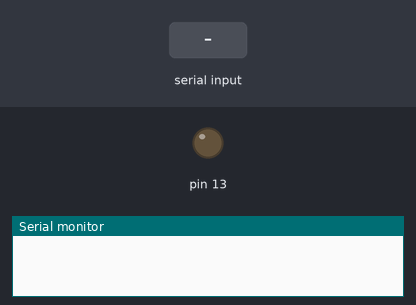
Recording of a sketch running on a simulated Arduino Uno, built with avr-gcc and run on an emulated ATmega328P. Shown: output pins drawn as LEDs (lit = HIGH), the last lines printed to the serial monitor. Inputs (shaded band) come from the test bench.

Above: at 1.2 s.
1.3 s: "a" received over Serial
At 2.5 s:
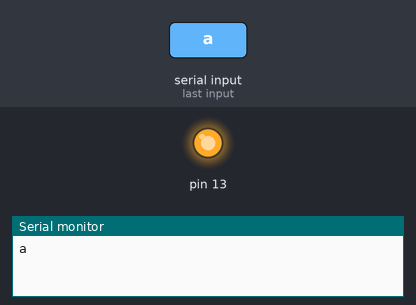
2.8 s: "b" received over Serial
4.3 s: "c" received over Serial
Timing chart, 0 to 7.3 s (numbered marks = the images above; inputs shaded):
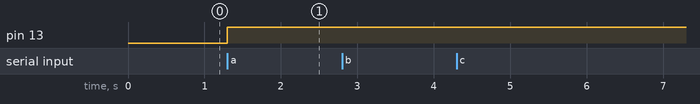

Measured:
- after the input at 1.3 s, pin 13: LOW → HIGH at once

The sketch:

bluetooth.ino
```cpp
//13 = red 12= green 11 = blue
//Code written by Chris & Stephanie
char dump;
String ledControlColourchar="";

void setup()                    // runs once
{
 Serial.begin(9600);            // sets the baud  9600
 pinMode(13, OUTPUT);
}

void loop()
{
  if(Serial.available()){
  while(Serial.available())
    {
      char inChar = (char)Serial.read(); //reads the cahracter input
      ledControlColourchar += inChar;        //
    }
    Serial.println(ledControlColourchar);
    while (Serial.available() > 0)
    { dump = Serial.read() ; }      // clears the buffer
    if(ledControlColourchar == "a"){         //if its "a" turn on RED
      digitalWrite(13, HIGH);
      digitalWrite(10, HIGH);
    } else if(ledControlColourchar == "b"){         //if its "b" turn on green
      digitalWrite(12, HIGH);
      digitalWrite(9, HIGH);
    } else if(ledControlColourchar == "c"){         //if its "c" turn on blue
      digitalWrite(11, HIGH);
      digitalWrite(8, HIGH);
    }else if(ledControlColourchar == "d"){   //if 'd' turn the LED off
      digitalWrite(13, LOW);
      digitalWrite(12, LOW);
      digitalWrite(11, LOW);
      digitalWrite(10, LOW);
      digitalWrite(9, LOW);
      digitalWrite(8, LOW);
    }
    ledControlColourchar = "";
  }
}
```
